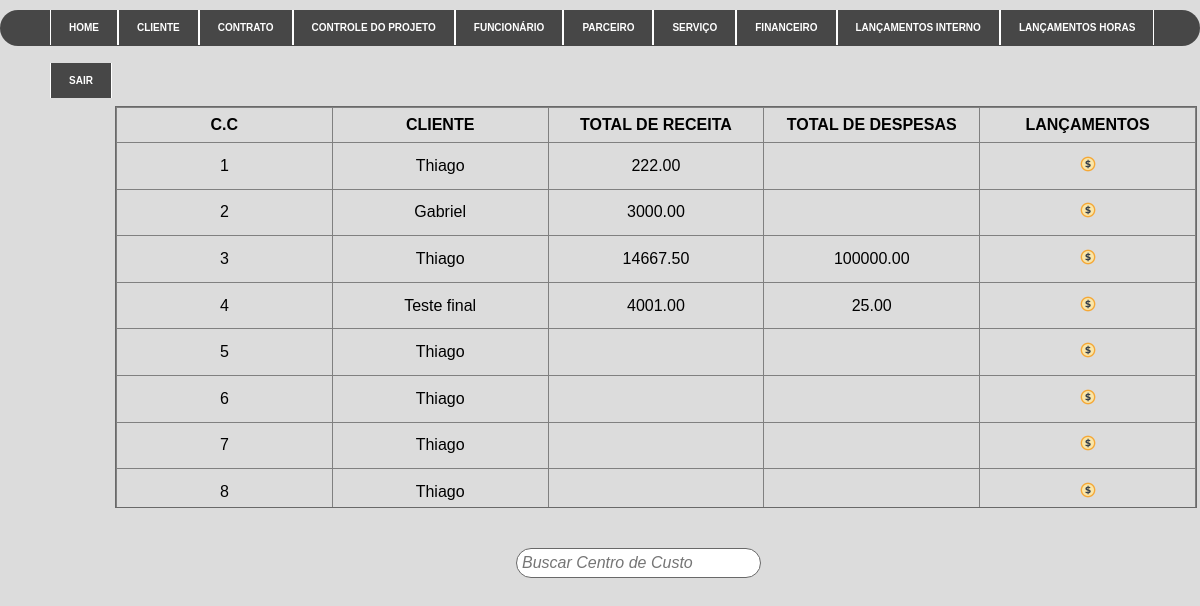
The app's page /controleprojeto.php (signed in) with its own data.
### tables this page shows
CREATE TABLE IF NOT EXISTS `contrato` (
  `ID` int(11) NOT NULL AUTO_INCREMENT,
  `ID_Cliente` int(11) DEFAULT NULL,
  `ID_Servico` int(11) DEFAULT NULL,
  `Detalhes` varchar(500) DEFAULT NULL,
  `PRAZO` date DEFAULT NULL,
  `Valor` decimal(10,0) DEFAULT NULL,
  `qnt_parcela` decimal(10,0) DEFAULT NULL,
  `VENCIMENTO` varchar(2) DEFAULT NULL,
  PRIMARY KEY (`ID`),
  KEY `fk_cli` (`ID_Cliente`),
  KEY `fk_servi` (`ID_Servico`)
);

CREATE TABLE IF NOT EXISTS `cliente` (
  `id` int(11) NOT NULL AUTO_INCREMENT,
  `pessoa` varchar(8) DEFAULT NULL,
  `nome` varchar(50) DEFAULT NULL,
  `cpf` varchar(14) DEFAULT NULL,
  `rg` varchar(15) DEFAULT NULL,
  `razao` varchar(50) DEFAULT NULL,
  `representante` varchar(50) DEFAULT NULL,
  `sexo` varchar(1) DEFAULT NULL,
  `observacao` varchar(500) DEFAULT NULL,
  `id_parc` int(11) DEFAULT NULL,
  PRIMARY KEY (`id`),
  KEY `fk_parc` (`id_parc`)
);

### classes/receita.class.php (called while the page is built, shortened)
<?php
require_once 'Conexao.class.php';
require_once 'funcoes.class.php';
class Receita{
    public function __construct(){
        $this->con = new conexao();
    }
    public function querySelectreceita($dados){
        try{
            $cst = $this->con->conect()->prepare("SELECT contrato.ID AS ID_CONTRATO, cliente.id AS ID_CLI, cliente.nome AS NOME_CLI, SUM(receita_proj.VALOR) AS receita FROM receita_proj INNER JOIN contrato ON contrato.ID = receita_proj.ID_CONT INNER JOIN cliente ON cliente.id = receita_proj.id_cli GROUP BY receita_proj.ID_CONT;");
            $cst->execute();
            return $cst->fetchAll();
        }catch(PDOException $ex){
            return 'error'.$ex->getMessage();
        }
    }
    public function querySelectdespesa($dados){
        try{
            $cst = $this->con->conect()->prepare("SELECT contrato.ID AS ID_CONTRATO, cliente.id AS ID_CLI, cliente.nome AS NOME_CLI, SUM(despesa_proj.VALOR) AS DESPESA FROM despesa_proj INNER JOIN contrato ON contrato.ID = despesa_proj.ID_CONT INNER JOIN cliente ON cliente.id = despesa_proj.id_cli  GROUP BY despesa_proj.ID_CONT;");
            $cst->execute();
            return $cst->fetchAll();
        }catch(PDOException $ex){
            return 'error'.$ex->getMessage();
        }
    }
}
?>

### classes/Conexao.class.php (called while the page is built)
<?php
class conexao{
    private $usuario;
    private $senha;
    private $banco;
    private $servidor;
    private static $pdo;
    public function __construct(){
        $this->servidor = "localhost";
        $this->banco = "teste2";
        $this->usuario =  "root";
        $this->senha = "";
    }
    public function conect(){
        try{
            if(is_null(self::$pdo)){
                self::$pdo = new PDO("mysql:host=".$this->servidor.";dbname=".$this->banco, $this->usuario, $this->senha);
            }
            return self::$pdo;
        } catch (PDOException $ex) {
			echo $ex->getMessage();
        }
    }
}
?>

### classes/funcoes.class.php (called while the page is built, shortened)
<?php
class funcoes{
    public function tratarCaracter($vlr, $tipo){
        switch($tipo){
            case 2: $rst = htmlentities($vlr, ENT_QUOTES, "ISO-8859-1"); break;
        }
        return $rst;
    }
}
?>

### controleprojeto.php (the view, shortened to what this page needs)
<?php
    require_once 'classes/receita.class.php';
    require_once 'classes/funcoes.class.php';
    $objrc = new Receita();
?>
<!DOCTYPE html>
<html lang="pt-br">
<head>
    <link rel="stylesheet" type="text/css" href="style/style1.css">
</head>
<body>
    <?php include_once("header.php"); ?>
    <div id="resultado" class="scroll-projeto" >
        <table id="tab3" border="1">
            <thead>
                <tr>
                    <th>C.C</th>
                    <th>CLIENTE</th>
                    <th>Total de Receita</th>
                    <th> Total de despesas  </th>
                    <th> Lançamentos </th>
                </tr>
            </thead>
            <tbody>
            <?php
                $dados = '';
                $rec = $objrc->querySelectreceita($dados);
                $des = $objrc->querySelectdespesa($dados);
                array_map (function($rec,$des){
                    require_once 'classes/funcoes.class.php';
                    $objFc = new Funcoes();
            ?>
                <tr>
                    <td> <?php echo ($des['ID_CONTRATO']); ?> </td>
                    <td> <?php echo ($objFc->tratarCaracter($des['NOME_CLI'],2)); ?> </td>
                    <td> <?php echo ($rec['receita']); ?> </td>
                    <td> <?php echo ($des['DESPESA']);  ?> </td>
                    <td><div class="editar"><a href="lancamentos.php?acao=edit&func=<?php echo $des['ID_CONTRATO'] ?>" title="Editar dados"> <img src="img/ico-moeda.png" width="16" height="16" alt="Editar"> </a></div>  </td>
                </tr>
                <?php }, $rec,$des); ?>
        </table>
    </div>
    <form action="processa_controle.php">
        <div class="search3">
        <p><input type="text" name="campo"  id="campo" placeholder="Buscar Centro de Custo"/></p>
        </div>
    </form>
</body>
</html>

### Style/style1.css (style rules this page uses)
html { width: 100%; height: 100% }
body { margin: 0; background-color: #DCDCDC; font-family: 'Trebuchet MS', 'Lucida Sans Unicode', 'Lucida Grande', 'Lucida Sans', Arial, sans-serif }
.scroll-projeto { overflow: scroll; overflow: auto; border: solid 1px #696969; width: 90%; height: 400px; margin: 60px; margin-left: auto; margin-right: auto; }
#tab3 { width: 100%; table-layout: fixed; text-align: center; border-collapse: collapse; font-family: Arial, monospace; font-size: 16px; }
#tab3 tr th { text-transform: uppercase; padding: .5em; margin: 0; text-align: center; font-weight: bold; }
#tab3 td { padding: .8em; }
.search3 input { font-style: italic; font-family: Arial, Helvetica, sans-serif; font-size: 16px; background-color: rgb(255, 255, 255); border: 1px solid #696969; border-radius: 20px; float: left; margin: 10; margin-top: -20px; margin-left: 43%; padding: 5px; padding-right: 30px; cursor: pointer; }

### records on screen
contrato: ID "1"
cliente: nome "Thiago Thiago Thiago Thiago Thiago Thiago"
contrato: ID "2"
cliente: nome "Gabriel"
contrato: ID "3"
contrato: ID "4"
cliente: nome "Teste final"
contrato: ID "5"
contrato: ID "6"
contrato: ID "7"
contrato: ID "8"

### other values on screen
$rec['receita'] "222.00 3000.00 14667.50 4001.00"
$des['DESPESA'] "100000.00 25.00"
